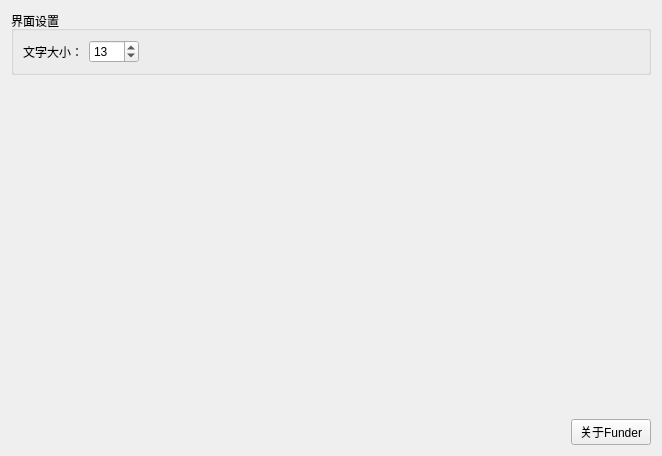
<?xml version="1.0" encoding="UTF-8"?>
<ui version="4.0">
 <class>SettingsTab</class>
 <widget class="QWidget" name="SettingsTab">
  <property name="geometry">
   <rect>
    <x>0</x>
    <y>0</y>
    <width>662</width>
    <height>456</height>
   </rect>
  </property>
  <property name="windowTitle">
   <string>Form</string>
  </property>
  <layout class="QVBoxLayout" name="verticalLayout">
   <item>
    <widget class="QGroupBox" name="groupBox">
     <property name="title">
      <string>界面设置</string>
     </property>
     <layout class="QVBoxLayout" name="verticalLayout_2">
      <item>
       <layout class="QHBoxLayout" name="horizontalLayout">
        <item>
         <widget class="QLabel" name="label">
          <property name="text">
           <string>文字大小：</string>
          </property>
         </widget>
        </item>
        <item>
         <widget class="QSpinBox" name="font_size_spin_box">
          <property name="minimumSize">
           <size>
            <width>50</width>
            <height>0</height>
           </size>
          </property>
          <property name="minimum">
           <number>1</number>
          </property>
          <property name="value">
           <number>13</number>
          </property>
         </widget>
        </item>
        <item>
         <spacer name="horizontalSpacer_2">
          <property name="orientation">
           <enum>Qt::Horizontal</enum>
          </property>
          <property name="sizeHint" stdset="0">
           <size>
            <width>40</width>
            <height>20</height>
           </size>
          </property>
         </spacer>
        </item>
       </layout>
      </item>
     </layout>
    </widget>
   </item>
   <item>
    <spacer name="verticalSpacer">
     <property name="orientation">
      <enum>Qt::Vertical</enum>
     </property>
     <property name="sizeHint" stdset="0">
      <size>
       <width>20</width>
       <height>312</height>
      </size>
     </property>
    </spacer>
   </item>
   <item>
    <layout class="QHBoxLayout" name="horizontalLayout_2">
     <item>
      <spacer name="horizontalSpacer">
       <property name="orientation">
        <enum>Qt::Horizontal</enum>
       </property>
       <property name="sizeHint" stdset="0">
        <size>
         <width>40</width>
         <height>20</height>
        </size>
       </property>
      </spacer>
     </item>
     <item>
      <widget class="QPushButton" name="about_button">
       <property name="text">
        <string>关于Funder</string>
       </property>
      </widget>
     </item>
    </layout>
   </item>
  </layout>
 </widget>
 <resources/>
 <connections/>
</ui>
